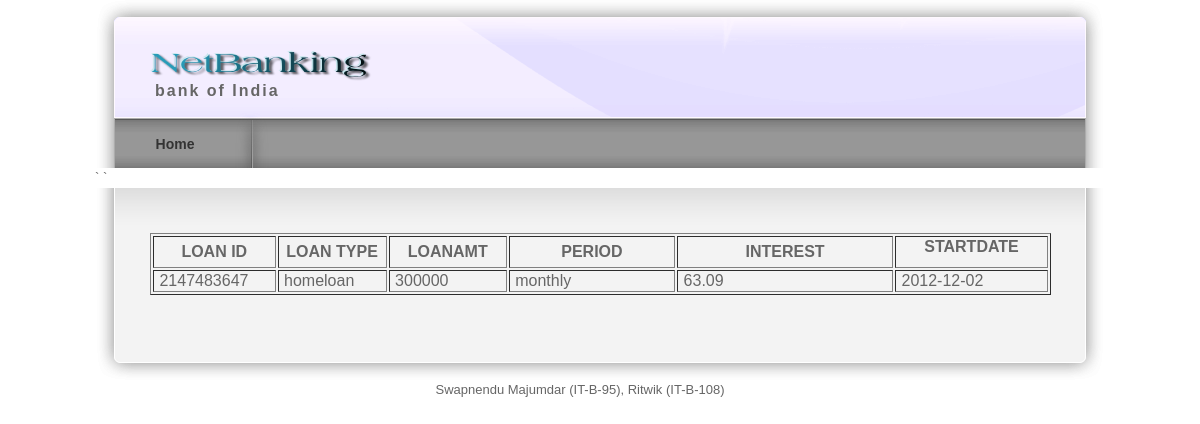
/viewloan.php, run on the app's committed database.
### tables this page shows
CREATE TABLE IF NOT EXISTS `loan` (
  `loanid` int(10) NOT NULL AUTO_INCREMENT,
  `loantype` varchar(25) NOT NULL,
  `loanamt` varchar(25) NOT NULL,
  `period` varchar(25) NOT NULL,
  `interest` float(10,2) NOT NULL,
  `startdate` date NOT NULL,
  PRIMARY KEY (`loanid`)
);

### viewloan.php (the view, shortened to what this page needs)
<?php
include("header.php");
$loanarray = mysql_query("select * from loan");
?>			`	`
<div id="templatemo_main"><span class="main_top"></span>
  <div id="templatemo_content">
    <table width="901" border="1">
      <tr>
        <th width="105" scope="col">LOAN ID</th>
        <th width="93" scope="col">LOAN TYPE</th>
        <th width="101" scope="col">LOANAMT</th>
        <th width="144" scope="col">PERIOD</th>
        <th width="188" scope="col">INTEREST</th>
        <th width="132" scope="col"><p>STARTDATE</p></th>
      </tr>
      <?php
 while($loan = mysql_fetch_array($loanarray))
	  {
echo "
      <tr>
        <td>&nbsp;$loan[loanid]</td>
        <td>&nbsp;$loan[loantype]</td>
        <td>&nbsp;$loan[loanamt]</td>
        <td>&nbsp;$loan[period]</td>
        <td>&nbsp;$loan[interest]</td>
        <td>&nbsp;$loan[startdate]</td>
      </tr>";
	  }
	  ?>
    </table>
</div>
  </div>
    <div id="templatemo_main_bottom"></div>
    <?php
	include("footer.php");
	?>

### templatemo_style.css (style rules this page uses)
body { margin: 0px; padding: 0px; color: #666; font-family: Helevetica,Arial,sans-serif; font-size: 13px; line-height:1.5em; background-color: #fff; background-repeat: repeat-x; }
p { margin: 0px; padding: 0 0 10px 0; }
#templatemo_main { position: relative; width: 900px; padding: 45px 55px; background: url(images/templatemo_content.png) repeat-y; }
#templatemo_main .main_top { position: absolute; top: 0; left: 20px; width: 970px; height: 45px; background: url(images/templatemo_content_top.png) no-repeat; }
#templatemo_main_bottom { width: 1010px; height: 40px; background: url(images/templatemo_content_bottom.png) no-repeat; }
#templatemo_content { float: left; width: 560px; }

### data on the page
loan: loanid "2147483647", loantype "homeloan", loanamt "300000", period "monthly", interest "63.09", startdate "2012-12-02"
